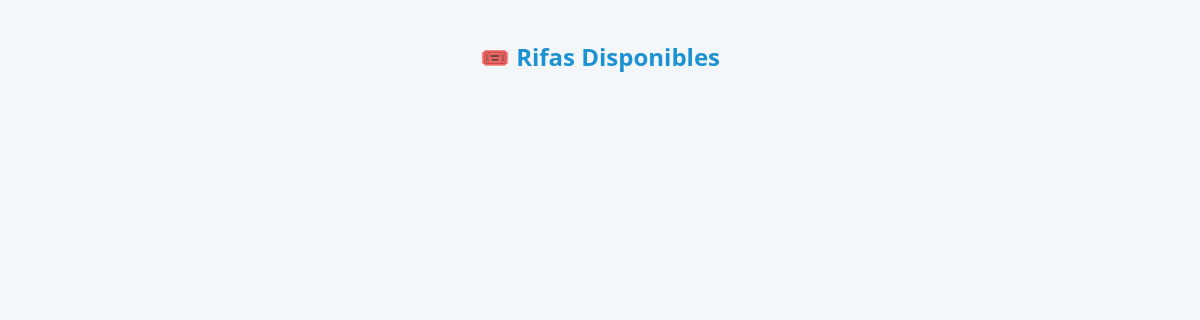
The page /cliente/rifas on the database as committed earlier.
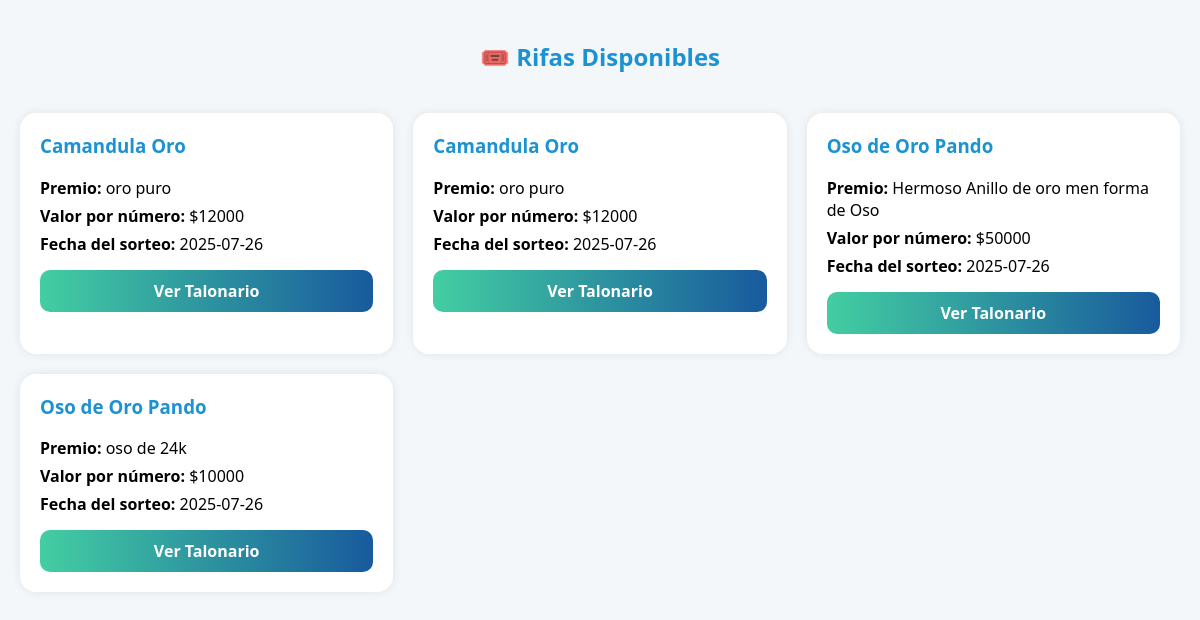
The same page on the database as committed later.
### tables this page shows
CREATE TABLE rifas (
    id INTEGER PRIMARY KEY AUTOINCREMENT,
    negocio_id INTEGER,
    nombre_rifa TEXT,
    descripcion TEXT,
    avaluo_premio INTEGER,
    cifras INTEGER,
    cantidad_numeros INTEGER,
    precio_numero INTEGER,
    fecha_sorteo TEXT,
    numero_ganador TEXT,
    estado TEXT DEFAULT 'activa',
    fecha_creacion TEXT,
    loteria TEXT,
    slug TEXT UNIQUE,
    FOREIGN KEY (negocio_id) REFERENCES negocio(id)
);

### routes/cliente_routes.py (the view)
@cliente_routes.route('/cliente/rifas')
def rifas_disponibles():
    conexion = obtener_conexion()
    cursor = conexion.cursor()
    cursor.execute("SELECT id, nombre_rifa, descripcion, precio_numero, fecha_sorteo FROM rifas")
    rifas = [dict(zip([col[0] for col in cursor.description], fila)) for fila in cursor.fetchall()]
    conexion.close()
    return render_template('ver_rifas_disponibles.html', rifas=rifas)

### database/conexion.py (called while the page is built)
def obtener_conexion():
    return sqlite3.connect('geica_controlrifas.db', timeout=10)  # espera hasta 10s si hay bloqueo

### templates/ver_rifas_disponibles.html (shortened to what this page needs)
<!DOCTYPE html>
<html lang="es">
<head>
</head>
<body>
  <div class="contenedor">
    <h2>🎟️ Rifas Disponibles</h2>
    <div class="tarjetas">
      {% for rifa in rifas %}
        <div class="rifa-card">
          <h3>{{ rifa['nombre_rifa'] }}</h3>
          <p><strong>Premio:</strong> {{ rifa['descripcion'] }}</p>
          <p><strong>Valor por número:</strong> ${{ rifa['precio_numero'] }}</p>
          <p><strong>Fecha del sorteo:</strong> {{ rifa['fecha_sorteo'] }}</p>
          <a href="{{ url_for('ver_rifa_comprador', rifa_id=rifa['id']) }}" class="boton">Ver Talonario</a>
        </div>
      {% endfor %}
    </div>
  </div>
</body>
</html>

### templates/ver_rifas_disponibles.html (style rules this page uses)
body { background-color: #f4f7fa; font-family: 'Segoe UI', sans-serif; margin: 0; padding: 20px; }
.contenedor { max-width: 1200px; margin: auto; }
h2 { text-align: center; color: #1c92d2; margin-bottom: 40px; }
.tarjetas { display: grid; grid-template-columns: repeat(auto-fit, minmax(280px, 1fr)); gap: 20px; }
.rifa-card { background-color: white; border-radius: 16px; box-shadow: 0 0 10px rgba(0,0,0,0.08); padding: 20px; transition: transform 0.2s ease; }
.rifa-card h3 { color: #1c92d2; margin-top: 0; }
.rifa-card p { margin: 6px 0; }
.boton { display: block; margin-top: 15px; padding: 10px; text-align: center; background: linear-gradient(to right, #43cea2, #185a9d); color: white; border: none; border-radius: 10px; text-decoration: none; font-weight: bold; transition: background 0.3s ease; }

Rows that differ between the two databases and show on the page:
added rifas: nombre_rifa "Camandula Oro", descripcion "oro puro", precio_numero "12000", fecha_sorteo "2025-07-26"
added rifas: nombre_rifa "Camandula Oro", descripcion "oro puro", precio_numero "12000", fecha_sorteo "2025-07-26"
added rifas: nombre_rifa "Oso de Oro Pando", descripcion "Hermoso Anillo de oro men forma de Oso", precio_numero "50000", fecha_sorteo "2025-07-26"
added rifas: nombre_rifa "Oso de Oro Pando", descripcion "oso de 24k", precio_numero "10000", fecha_sorteo "2025-07-26"
